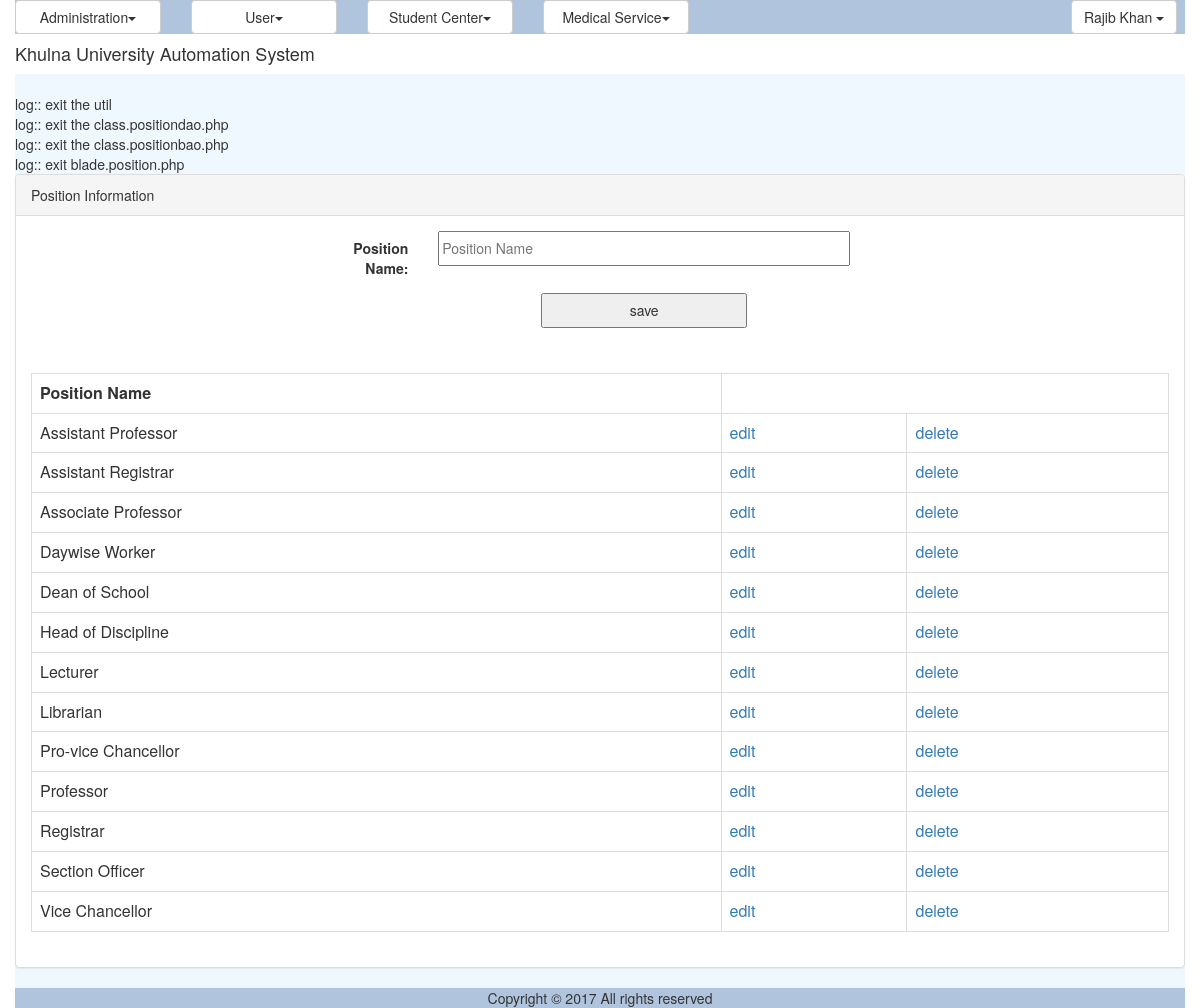
Screenshot of /position.php (signed in) with the database file from the repository.
### tables this page shows
CREATE TABLE `tbl_position` (
  `ID` varchar(40) NOT NULL,
  `Name` varchar(50) NOT NULL
);

### common/class.common.php (called while the page is built, shortened)
<?php
include_once 'class.common.user.php';
class Result{
    private $_IsSuccess=0;
    private $_ResultObject;
    public function setIsSuccess($IsSuccess){
        $this->_IsSuccess = $IsSuccess;
    }
    public function getIsSuccess(){
        return $this->_IsSuccess;
    }
    public function setResultObject($ResultObject){
        $this->_ResultObject = $ResultObject;
    }
    public function getResultObject(){
        return $this->_ResultObject;
    }
}
?>

### common/class.common.user.php (called while the page is built, shortened)
<?php
class Position{
    private $_ID;
    private $_Name;
    public function setID ( $ID ) {
        $this->_ID = $ID;
    }
    public function getID () {
        return $this->_ID;
    }
    public function setName( $Name ) {
        $this->_Name = $Name;
    }
    public function getName() {
        return $this->_Name;
    }
}
?>

### modules/user/ui/view.position.php (the view)
<?php
include_once 'blade/view.position.blade.php';
include_once './common/class.common.php';
?>
<div class="panel panel-default">
    <div class="panel-heading">Position Information</div>
    <div class="panel-body">
	<div id="form">
		<form method="post" class="form-horizontal">
				<div class="form-group">
              	<label class="control-label col-sm-2" for="txtName">Position Name:</label>
              	<div class="col-sm-10">
					<input type="text" name="txtName" placeholder="Position Name" value="<?php
					if(isset($_GET['edit'])) echo $getROW->getName();  ?>" />
				</div>
				</div>
		        <div class="form-group">
	              <div class="col-sm-offset-2 col-sm-10">
						<?php
						if(isset($_GET['edit']))
						{
							?>
							<button type="submit" name="update">update</button>
							<?php
						}
						else
						{
							?>
							<button type="submit" name="save">save</button>
							<?php
						}
						?>
				</div>
				</div>
		</form>
	</div>
	</div>
	<div class="panel-body">
	<table class="table table-bordered">
	<?php
	$Result = $_PositionBAO->getAllPositions();
	if($Result->getIsSuccess()){
		$PositionList = $Result->getResultObject();
	?>
		<tr>
			<th>Position Name</th>
		</tr>
		<?php
		for($i = 0; $i < sizeof($PositionList); $i++) {
			$Position = $PositionList[$i];
			?>
		    <tr>
			    <td><?php echo $Position->getName(); ?></td>
			    <td><a href="?edit=<?php echo $Position->getID(); ?>" onclick="return confirm('sure to edit !'); " >edit</a></td>
			    <td><a href="?del=<?php echo $Position->getID(); ?>" onclick="return confirm('sure to delete !'); " >delete</a></td>
		    </tr>
	    <?php
		}
	}
	else{
		echo $Result->getResultObject();
	}
	?>
	</table>
	</div>
</div>

### resources/css/style.css (style rules this page uses)
#form { width:500px; margin:0px auto; text-align:center; }
#form form input { width:100%; height:35px; }
form button { width:50%; height:35px; }
table,td { border:solid #e9e9e9 1px; }

### rows the page displays
tbl_position: Name "Assistant Professor"
tbl_position: Name "Assistant Registrar"
tbl_position: Name "Associate Professor"
tbl_position: Name "Daywise Worker"
tbl_position: Name "Dean of School"
tbl_position: Name "Head of Discipline"
tbl_position: Name "Lecturer"
tbl_position: Name "Librarian"
tbl_position: Name "Pro-vice Chancellor"
tbl_position: Name "Professor"
tbl_position: Name "Registrar"
tbl_position: Name "Section Officer"
tbl_position: Name "Vice Chancellor"

### other values shown
$globalMenu[$i]->getTitle() "Administration User Student Center Medical Service"
$CurrentUser->getFirstName() "Rajib"
$CurrentUser->getLastName() "Khan"
